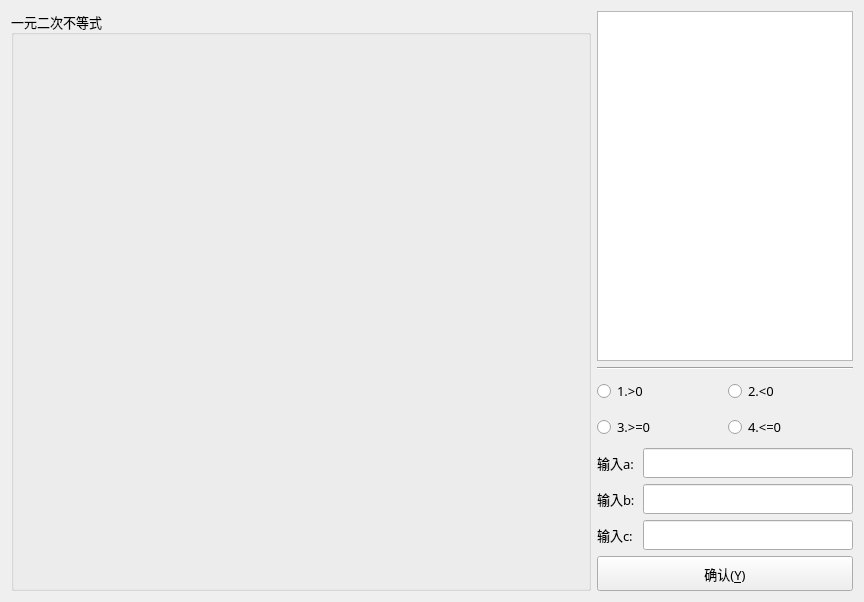
      <widget class="QWidget" name="tab_2">
       <attribute name="title">
        <string>二次不等式</string>
       </attribute>
       <layout class="QGridLayout" name="gridLayout_8">
        <item row="0" column="0">
         <layout class="QHBoxLayout" name="horizontalLayout_14">
          <item>
           <widget class="QGroupBox" name="groupBox_3">
            <property name="minimumSize">
             <size>
              <width>580</width>
              <height>580</height>
             </size>
            </property>
            <property name="maximumSize">
             <size>
              <width>580</width>
              <height>580</height>
             </size>
            </property>
            <property name="font">
             <font>
              <family>微软雅黑</family>
              <pointsize>10</pointsize>
             </font>
            </property>
            <property name="title">
             <string>一元二次不等式</string>
            </property>
           </widget>
          </item>
          <item>
           <layout class="QVBoxLayout" name="verticalLayout_4">
            <item>
             <widget class="QTextBrowser" name="textBrowser_5">
              <property name="font">
               <font>
                <family>微软雅黑</family>
                <pointsize>12</pointsize>
               </font>
              </property>
             </widget>
            </item>
            <item>
             <widget class="Line" name="line_3">
              <property name="orientation">
               <enum>Qt::Horizontal</enum>
              </property>
             </widget>
            </item>
            <item>
             <layout class="QGridLayout" name="gridLayout_3">
              <item row="0" column="0">
               <widget class="QRadioButton" name="radioButton_3">
                <property name="minimumSize">
                 <size>
                  <width>0</width>
                  <height>30</height>
                 </size>
                </property>
                <property name="maximumSize">
                 <size>
                  <width>16777215</width>
                  <height>30</height>
                 </size>
                </property>
                <property name="font">
                 <font>
                  <family>微软雅黑</family>
                  <pointsize>10</pointsize>
                 </font>
                </property>
                <property name="text">
                 <string>1.&gt;0</string>
                </property>
               </widget>
              </item>
              <item row="0" column="1">
               <widget class="QRadioButton" name="radioButton_4">
                <property name="minimumSize">
                 <size>
                  <width>0</width>
                  <height>30</height>
                 </size>
                </property>
                <property name="maximumSize">
                 <size>
                  <width>16777215</width>
                  <height>30</height>
                 </size>
                </property>
                <property name="font">
                 <font>
                  <family>微软雅黑</family>
                  <pointsize>10</pointsize>
                 </font>
                </property>
                <property name="text">
                 <string>2.&lt;0</string>
                </property>
               </widget>
              </item>
              <item row="1" column="0">
               <widget class="QRadioButton" name="radioButton_5">
                <property name="minimumSize">
                 <size>
                  <width>0</width>
                  <height>30</height>
                 </size>
                </property>
                <property name="maximumSize">
                 <size>
                  <width>16777215</width>
                  <height>30</height>
                 </size>
                </property>
                <property name="font">
                 <font>
                  <family>微软雅黑</family>
                  <pointsize>10</pointsize>
                 </font>
                </property>
                <property name="text">
                 <string>3.&gt;=0</string>
                </property>
               </widget>
              </item>
              <item row="1" column="1">
               <widget class="QRadioButton" name="radioButton_6">
                <property name="minimumSize">
                 <size>
                  <width>0</width>
                  <height>30</height>
                 </size>
                </property>
                <property name="maximumSize">
                 <size>
                  <width>16777215</width>
                  <height>30</height>
                 </size>
                </property>
                <property name="font">
                 <font>
                  <family>微软雅黑</family>
                  <pointsize>10</pointsize>
                 </font>
                </property>
                <property name="text">
                 <string>4.&lt;=0</string>
                </property>
               </widget>
              </item>
             </layout>
            </item>
            <item>
             <layout class="QHBoxLayout" name="horizontalLayout_11">
              <item>
               <widget class="QLabel" name="label_8">
                <property name="minimumSize">
                 <size>
                  <width>40</width>
                  <height>30</height>
                 </size>
                </property>
                <property name="maximumSize">
                 <size>
                  <width>16777215</width>
                  <height>30</height>
                 </size>
                </property>
                <property name="font">
                 <font>
                  <family>微软雅黑</family>
                  <pointsize>10</pointsize>
                 </font>
                </property>
                <property name="text">
                 <string>输入a:</string>
                </property>
               </widget>
              </item>
              <item>
               <widget class="QLineEdit" name="lineEdit_7">
                <property name="minimumSize">
                 <size>
                  <width>0</width>
                  <height>30</height>
                 </size>
                </property>
                <property name="maximumSize">
                 <size>
                  <width>16777215</width>
                  <height>30</height>
                 </size>
                </property>
                <property name="font">
                 <font>
                  <family>微软雅黑</family>
                  <pointsize>10</pointsize>
                 </font>
                </property>
               </widget>
              </item>
             </layout>
            </item>
            <item>
             <layout class="QHBoxLayout" name="horizontalLayout_12">
              <item>
               <widget class="QLabel" name="label_9">
                <property name="minimumSize">
                 <size>
                  <width>40</width>
                  <height>30</height>
                 </size>
                </property>
                <property name="maximumSize">
                 <size>
                  <width>16777215</width>
                  <height>30</height>
                 </size>
                </property>
                <property name="font">
                 <font>
                  <family>微软雅黑</family>
                  <pointsize>10</pointsize>
                 </font>
                </property>
                <property name="text">
                 <string>输入b:</string>
                </property>
               </widget>
              </item>
              <item>
               <widget class="QLineEdit" name="lineEdit_8">
                <property name="minimumSize">
                 <size>
                  <width>0</width>
                  <height>30</height>
                 </size>
                </property>
                <property name="maximumSize">
                 <size>
                  <width>16777215</width>
                  <height>30</height>
                 </size>
                </property>
                <property name="font">
                 <font>
                  <family>微软雅黑</family>
                  <pointsize>10</pointsize>
                 </font>
                </property>
               </widget>
              </item>
             </layout>
            </item>
            <item>
             <layout class="QHBoxLayout" name="horizontalLayout_13">
              <item>
               <widget class="QLabel" name="label_10">
                <property name="minimumSize">
                 <size>
                  <width>40</width>
                  <height>30</height>
                 </size>
                </property>
                <property name="maximumSize">
                 <size>
                  <width>16777215</width>
                  <height>30</height>
                 </size>
                </property>
                <property name="font">
                 <font>
                  <family>微软雅黑</family>
                  <pointsize>10</pointsize>
                 </font>
                </property>
                <property name="text">
                 <string>输入c:</string>
                </property>
               </widget>
              </item>
              <item>
               <widget class="QLineEdit" name="lineEdit_9">
                <property name="minimumSize">
                 <size>
                  <width>0</width>
                  <height>30</height>
                 </size>
                </property>
                <property name="maximumSize">
                 <size>
                  <width>16777215</width>
                  <height>30</height>
                 </size>
                </property>
                <property name="font">
                 <font>
                  <family>微软雅黑</family>
                  <pointsize>10</pointsize>
                 </font>
                </property>
               </widget>
              </item>
             </layout>
            </item>
            <item>
             <widget class="QPushButton" name="pushButton_3">
              <property name="minimumSize">
               <size>
                <width>0</width>
                <height>35</height>
               </size>
              </property>
              <property name="maximumSize">
               <size>
                <width>16777215</width>
                <height>35</height>
               </size>
              </property>
              <property name="font">
               <font>
                <family>微软雅黑</family>
                <pointsize>10</pointsize>
               </font>
              </property>
              <property name="text">
               <string>确认(&amp;Y)</string>
              </property>
             </widget>
            </item>
           </layout>
          </item>
         </layout>
        </item>
       </layout>
      </widget>
